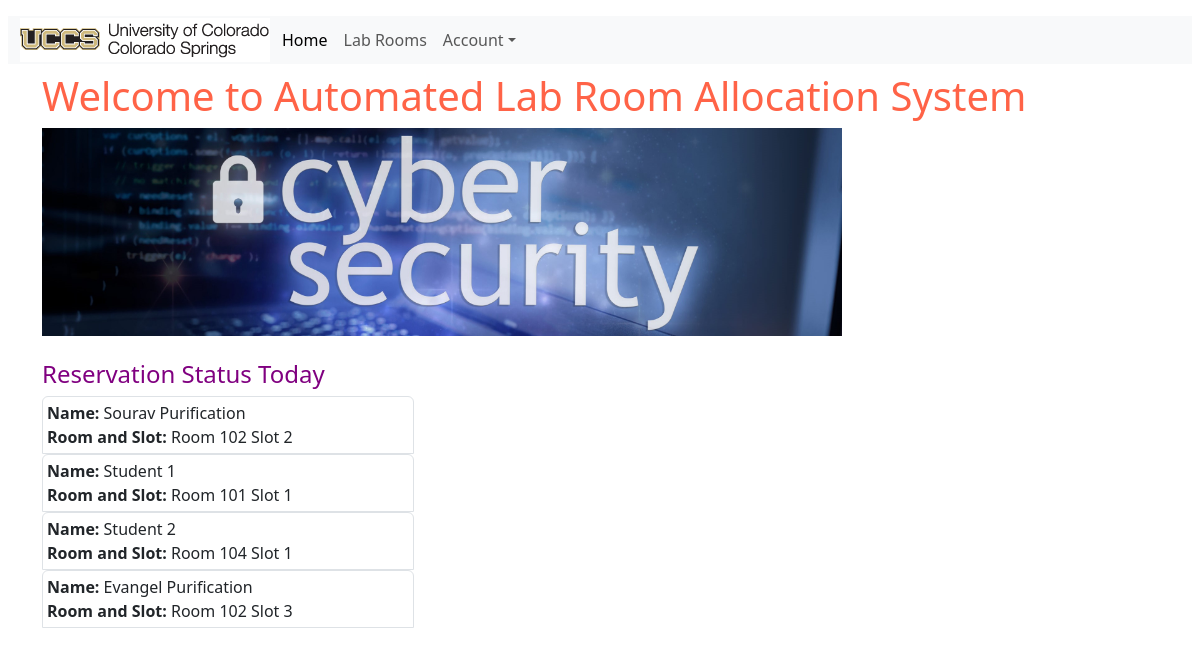
The app's page /, older data.
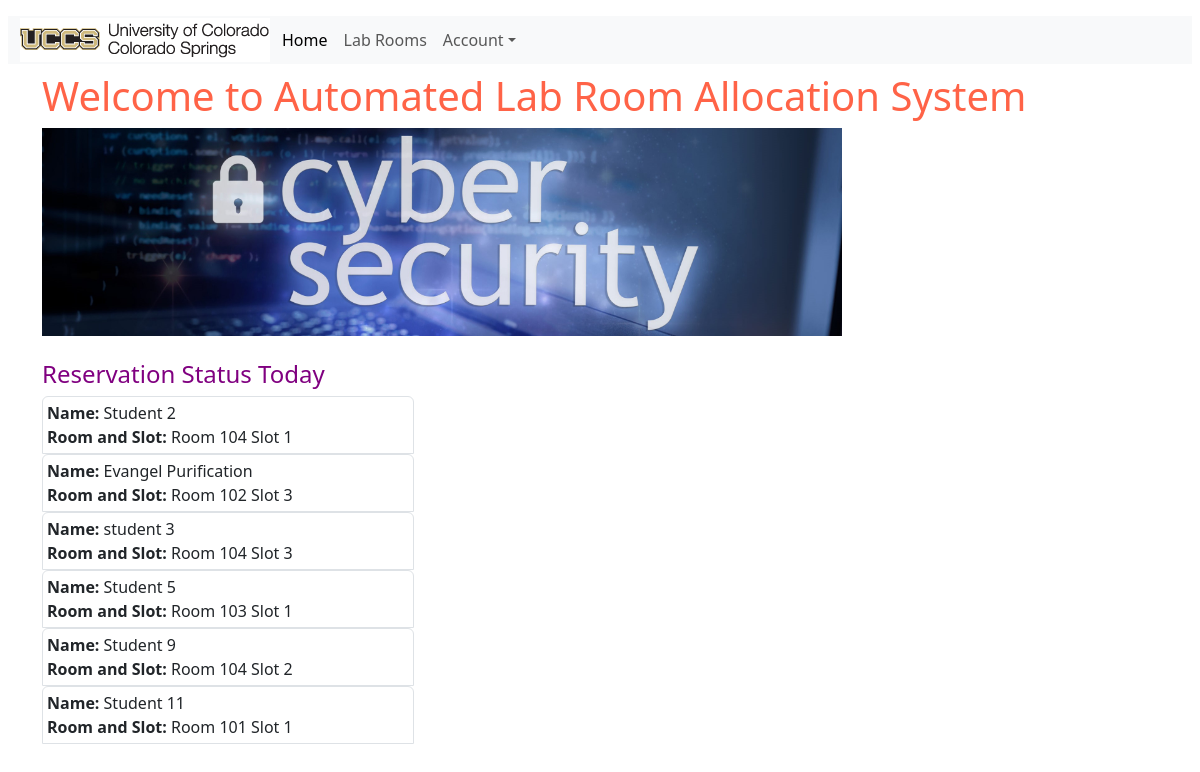
The same page, newer data.
### alras_application/models.py (models this page shows, shortened)
class Student(models.Model):
    MAJOR = (
        ('PhD-CS', 'PhD in Computer Science'),
        ('PhD-Sec', 'PhD in Security'),
        ('MS-CS', 'MS in Computer Science'),
        ('MS-Sec', 'MS in Security'),
    )
    name = models.CharField(max_length=200)
    email = models.CharField("UCCS Email", max_length=200)
    major = models.CharField(max_length=200, choices= MAJOR)
    slot = models.ForeignKey(RoomSlot, on_delete=models.CASCADE, unique=True, default = None)
    purpose = models.CharField(max_length=200)

class RoomSlot(models.Model):
    SLOTS = (
        ('slot-1', '09:00 - 12:00'),
        ('slot-2', '12:00 - 15:00'),
        ('slot-3', '15:00 - 18:00')
    )
    slot = models.CharField(max_length=200, choices= SLOTS)
    title = models.CharField(max_length=200)

### alras_application/views.py (the view)
# urls.py: path('', views.index, name='index'),
def index(request):
    student_active_today = Student.objects.all()
    return render( request, 'alras_application/index.html',{'student_active_today':student_active_today})

### alras_application/templates/alras_application/index.html (shortened to what this page needs)
{% extends "alras_application/base_template.html" %}
{% block content %}
<div class="container justify-content-center">
<h1 style="color:tomato;">Welcome to Automated Lab Room Allocation System</h1>
<img src="static/images/cyberLab_r.jpeg" class="img-fluid" alt="Cinque Terre" width="800" height="600">
</div>
<br>
<div class="container justify-content-center">
<h4 style="color:purple;">Reservation Status Today</h4>
{% for i in student_active_today %}
<div class="col-sm-4 p-1 border rounded-top">
    <div class="container-fluid-sm">
    <strong>Name:</strong> {{i.name}}
    <strong>Room and Slot: </strong>{{ i.slot.title }}
    </div>
</div>
{% endfor %}
</div>
{% endblock %}

### alras_application/templates/alras_application/base_template.html (shortened to what this page needs)
{% load static %}
<!DOCTYPE html>
<html lang="en">
<head>
{% load bootstrap5 %}
{% bootstrap_css %}
</head>
<body>
<div class="container-fluid p-2">
<nav class="navbar navbar-expand-lg bg-secondary-tertiary">
<div class="container-fluid bg-light">
<img src="{% static 'images/uccs_logo.gif' %}">
<div class="collapse navbar-collapse" id="navbarNav">
<ul class="navbar-nav justify-content-center p-1">
<li class="nav-item">
<a class="nav-link active" aria-current="page" href="{% url 'index' %}">Home</a>
</li>
<li class="nav-item">
<a class="nav-link" href="{% url 'labroom' %}">Lab Rooms</a>
</li>
<li class="nav-item dropdown">
  <a class="nav-link dropdown-toggle" href="#" role="button" data-bs-toggle="dropdown">Account</a>
</li>
</div>
</div>
</nav>
{% block content %}
{% endblock %}
</div>
</body>
</html>

Row changes from the older to the newer data that the page shows:
removed Student: name "Sourav Purification", slot "Room 102 Slot 2"
removed Student: name "Student 1", slot "Room 101 Slot 1"
added Student: name "student 3", slot "Room 104 Slot 3"
added Student: name "Student 5", slot "Room 103 Slot 1"
added Student: name "Student 9", slot "Room 104 Slot 2"
added Student: name "Student 11", slot "Room 101 Slot 1"
